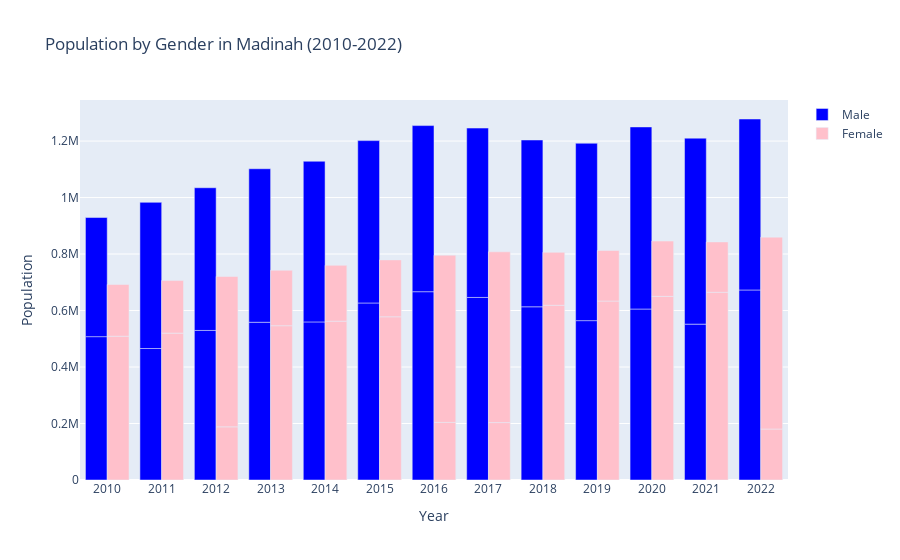
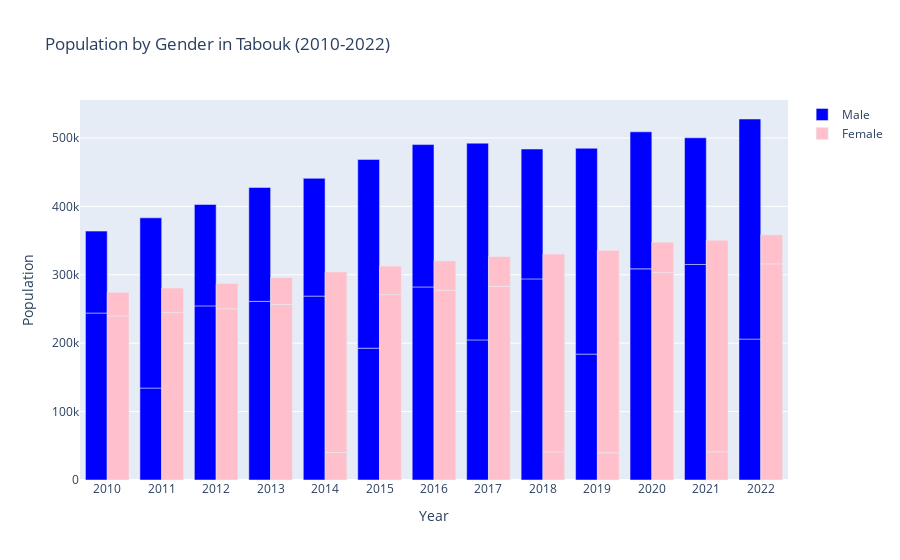
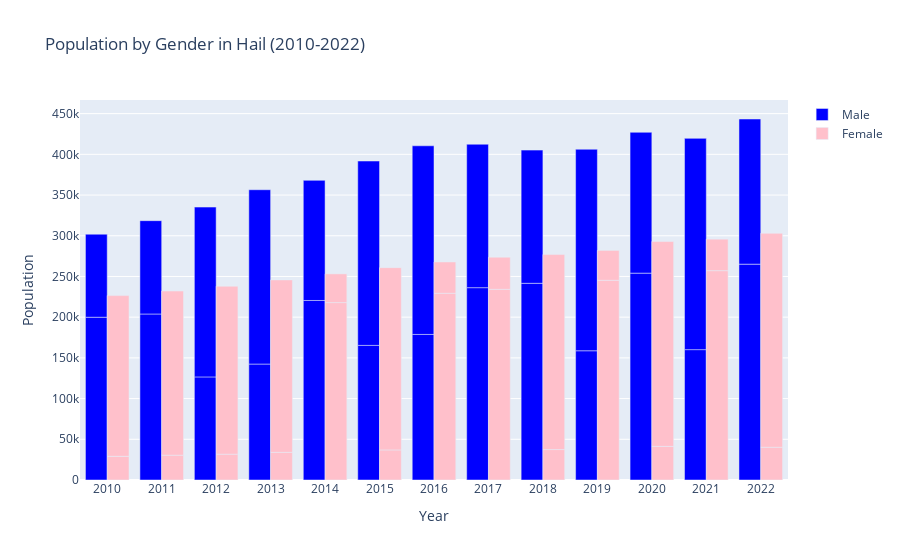
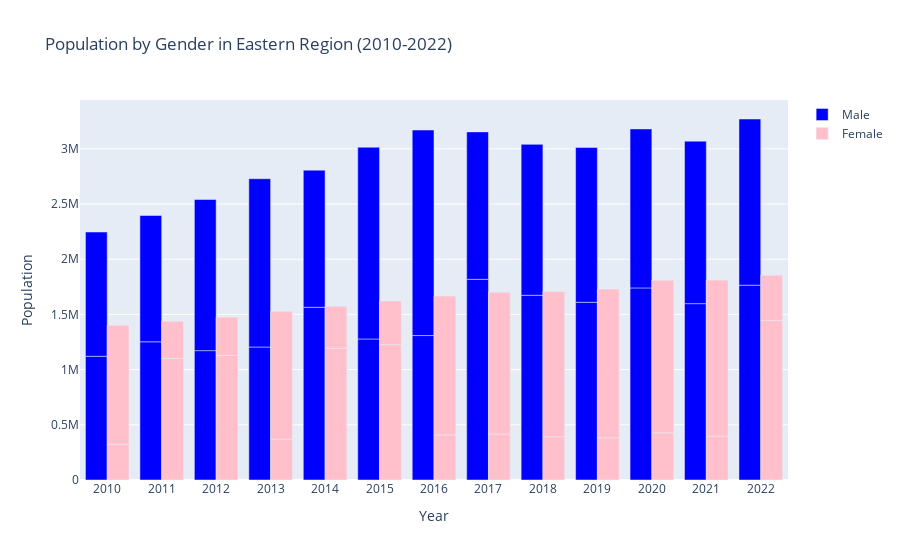

Notebook cell for these charts, in order:
### Code cell
def visualize_population_by_gender(df):
    unique_regions = df['Region'].unique()

    for region in unique_regions:
        region_data = df[df['Region'] == region]
                #Sort the years from low to high for a better view
        region_data = region_data.sort_values(by='Year')

        
        male_data = region_data[region_data['Gender'] == 'Male']
        female_data = region_data[region_data['Gender'] == 'Female']

        
        fig = go.Figure()

        # Male bar
        fig.add_trace(go.Bar(
            x=male_data['Year'],
            y=male_data['Population estimates'],
            name='Male',
            marker_color='blue'
               ))

        # Female bar
        fig.add_trace(go.Bar(
            x=female_data['Year'],
            y=female_data['Population estimates'],
            name='Female',
            marker_color='pink'
        ))

        
        fig.update_layout(
            title=f"Population by Gender in {region} (2010-2022)",
            xaxis_title="Year",
            yaxis_title="Population",
            barmode='group'
        )

        
        fig.show()


visualize_population_by_gender(df)

### Figure 1 — Plotly figure (JSON) as saved in the notebook; plotly's stock layout.template omitted (floating-point values rounded to 4 significant figures)
{"data": [{"marker": {"color": "blue"}, "name": "Male", "type": "bar", "x": ["2010", "2010", "2011", "2011", "2012", "2012", "2013", "2013", "2014", "2014", "2015", "2015", "2016", "2016", "2017", "2017", "2018", "2018", "2019", "2019", "2020", "2020", "2021", "2021", "2022", "2022"], "y": [507527, 421795, 465548, 517557, 529499, 505254, 558493, 543503, 559725, 568795, 626728, 574828, 666678, 588122, 646360, 599638, 613235, 590568, 564196, 628057, 605356, 644698, 551861, 658453, 672749, 605368]}, {"marker": {"color": "pink"}, "name": "Female", "type": "bar", "x": ["2010", "2010", "2011", "2011", "2012", "2012", "2013", "2013", "2014", "2014", "2015", "2015", "2016", "2016", "2017", "2017", "2018", "2018", "2019", "2019", "2020", "2020", "2021", "2021", "2022", "2022"], "y": [509074, 183087, 519999, 186145, 188259, 532216, 546260, 196321, 562344, 197755, 577855, 201428, 203853, 592006, 203242, 604703, 618598, 187483, 633571, 179006, 650123, 195897, 664660, 178266, 180469, 679397]}], "layout": {"autosize": true, "barmode": "group", "title": {"text": "Population by Gender in Madinah (2010-2022)"}, "xaxis": {"autorange": true, "range": [-0.5, 12.5], "title": {"text": "Year"}, "type": "category"}, "yaxis": {"autorange": true, "range": [0, 1345000.0], "title": {"text": "Population"}, "type": "linear"}}}

### Figure 2 — Plotly figure (JSON) as saved in the notebook; plotly's stock layout.template omitted (floating-point values rounded to 4 significant figures)
{"data": [{"marker": {"color": "blue"}, "name": "Male", "type": "bar", "x": ["2010", "2010", "2011", "2011", "2012", "2012", "2013", "2013", "2014", "2014", "2015", "2015", "2016", "2016", "2017", "2017", "2018", "2018", "2019", "2019", "2020", "2020", "2021", "2021", "2022", "2022"], "y": [244052, 119759, 134369, 248842, 254504, 148210, 261129, 166450, 268809, 172196, 192670, 275939, 282196, 208084, 204779, 287581, 293945, 189875, 184034, 300852, 308645, 200296, 315045, 185185, 205977, 321704]}, {"marker": {"color": "pink"}, "name": "Female", "type": "bar", "x": ["2010", "2010", "2011", "2011", "2012", "2012", "2013", "2013", "2014", "2014", "2015", "2015", "2016", "2016", "2017", "2017", "2018", "2018", "2019", "2019", "2020", "2020", "2021", "2021", "2022", "2022"], "y": [239792, 34667, 244726, 35867, 250276, 36931, 256629, 39200, 40199, 263944, 270975, 41697, 277342, 42964, 283010, 43610, 40972, 289200, 39840, 295842, 303140, 44416, 41163, 309466, 315897, 42458]}], "layout": {"autosize": true, "barmode": "group", "title": {"text": "Population by Gender in Tabouk (2010-2022)"}, "xaxis": {"autorange": true, "range": [-0.5, 12.5], "title": {"text": "Year"}, "type": "category"}, "yaxis": {"autorange": true, "range": [0, 555500.0], "title": {"text": "Population"}, "type": "linear"}}}

### Figure 3 — Plotly figure (JSON) as saved in the notebook; plotly's stock layout.template omitted (floating-point values rounded to 4 significant figures)
{"data": [{"marker": {"color": "blue"}, "name": "Male", "type": "bar", "x": ["2010", "2010", "2011", "2011", "2012", "2012", "2013", "2013", "2014", "2014", "2015", "2015", "2016", "2016", "2017", "2017", "2018", "2018", "2019", "2019", "2020", "2020", "2021", "2021", "2022", "2022"], "y": [199934, 101989, 203902, 114620, 126617, 208594, 142421, 214109, 220505, 147553, 165334, 226447, 178799, 231701, 236237, 176191, 241617, 163576, 158747, 247491, 254097, 172985, 160119, 259504, 265107, 178299]}, {"marker": {"color": "pink"}, "name": "Female", "type": "bar", "x": ["2010", "2010", "2011", "2011", "2012", "2012", "2013", "2013", "2014", "2014", "2015", "2015", "2016", "2016", "2017", "2017", "2018", "2018", "2019", "2019", "2020", "2020", "2021", "2021", "2022", "2022"], "y": [29089, 197414, 30448, 201625, 31707, 206313, 34022, 211727, 217924, 35266, 36952, 223897, 229345, 38463, 234193, 39437, 37410, 239508, 245264, 36734, 41320, 251585, 257139, 38660, 40222, 262778]}], "layout": {"autosize": true, "barmode": "group", "title": {"text": "Population by Gender in Hail (2010-2022)"}, "xaxis": {"autorange": true, "range": [-0.5, 12.5], "title": {"text": "Year"}, "type": "category"}, "yaxis": {"autorange": true, "range": [0, 466700.0], "title": {"text": "Population"}, "type": "linear"}}}

### Figure 4 — Plotly figure (JSON) as saved in the notebook; plotly's stock layout.template omitted (floating-point values rounded to 4 significant figures)
{"data": [{"marker": {"color": "blue"}, "name": "Male", "type": "bar", "x": ["2010", "2010", "2011", "2011", "2012", "2012", "2013", "2013", "2014", "2014", "2015", "2015", "2016", "2016", "2017", "2017", "2018", "2018", "2019", "2019", "2020", "2020", "2021", "2021", "2022", "2022"], "y": [1120586, 1125324, 1251678, 1143956, 1171807, 1368869, 1204401, 1524634, 1564484, 1242148, 1277468, 1736772, 1308467, 1861202, 1817812, 1335326, 1673054, 1366995, 1609979, 1401278, 1739871, 1439974, 1597497, 1471933, 1764820, 1505058]}, {"marker": {"color": "pink"}, "name": "Female", "type": "bar", "x": ["2010", "2010", "2011", "2011", "2012", "2012", "2013", "2013", "2014", "2014", "2015", "2015", "2016", "2016", "2017", "2017", "2018", "2018", "2019", "2019", "2020", "2020", "2021", "2021", "2022", "2022"], "y": [324272, 1077728, 1101214, 336571, 1127648, 347508, 369982, 1157930, 1192754, 380508, 1226344, 395711, 408900, 1256995, 416253, 1284399, 392095, 1314470, 382301, 1346677, 427263, 1382219, 397085, 1413447, 1444796, 410580]}], "layout": {"autosize": true, "barmode": "group", "title": {"text": "Population by Gender in Eastern Region (2010-2022)"}, "xaxis": {"autorange": true, "range": [-0.5, 12.5], "title": {"text": "Year"}, "type": "category"}, "yaxis": {"autorange": true, "range": [0, 3442000.0], "title": {"text": "Population"}, "type": "linear"}}}
